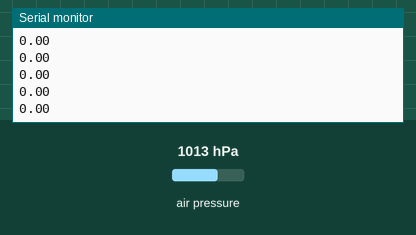
Simulated run of this sketch. Board: Arduino Uno, built with avr-gcc and run on an emulated ATmega328P. Shown: the last lines printed to the serial monitor. The inputs (shaded band) are chosen by the test bench; at power-on: air pressure 1013 hPa.

Above: at 2.4 s.
2.5 s: air pressure set to 952 hPa
At 2.56 s:
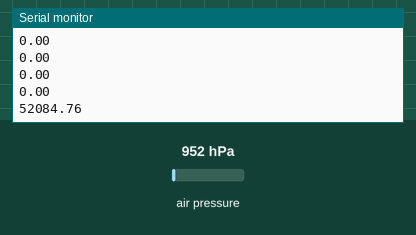
4.0 s: air pressure set to 975 hPa
At 4.02 s:
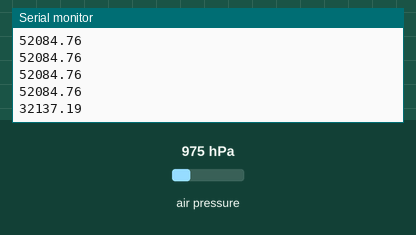
Timing chart, 0 to 7.0 s (numbered marks = the images above; inputs shaded):
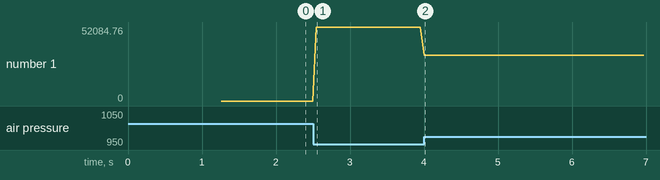

The sketch:

BMP280_Altitude.ino
```cpp
#include <Wire.h>
#include "Adafruit_BMP280.h"

Adafruit_BMP280 bmp; // I2C
//Adafruit_BMP280 bmp(BMP_CS); // hardware SPI
//Adafruit_BMP280 bmp(BMP_CS, BMP_MOSI, BMP_MISO,  BMP_SCK);
float initial_pressure = 0;

void setup() {
  Serial.begin(500000);
  Serial.println(F("BMP280 test"));

  if (!bmp.begin(0x76, 0x58)) {
    Serial.println(F("Could not find a valid BMP280 sensor, check wiring!"));
    while (1);
  }

  /* Default settings from datasheet. */
  bmp.setSampling(Adafruit_BMP280::MODE_NORMAL,     /* Operating Mode. */
                  Adafruit_BMP280::SAMPLING_X1,     /* Temp. oversampling */
                  Adafruit_BMP280::SAMPLING_X4,    /* Pressure oversampling */
                  Adafruit_BMP280::FILTER_X16,      /* Filtering. */
                  Adafruit_BMP280::STANDBY_MS_1); /* Standby time. */

  delay(1000);

  for(int i = 0; i < 5; i++)
  {
    initial_pressure += bmp.readPressure()/100.0;
    delay(50);
  }
  initial_pressure /= 5;
}

void loop() {

    Serial.println(bmp.readAltitude(initial_pressure)*100.0); /* Adjusted to local forecast! */

    delay(50);
}
```

Measured:
- after the input at 2.5 s, the serial monitor: prints a new line after 0.05 s (image 1)
- after the input at 4.0 s, the serial monitor: prints a new line at once (image 2)
- plotted number 1: 0 → 52084.76 after the input at 2.5 s, 52084.76 → 32137.19 after the input at 4.0 s
